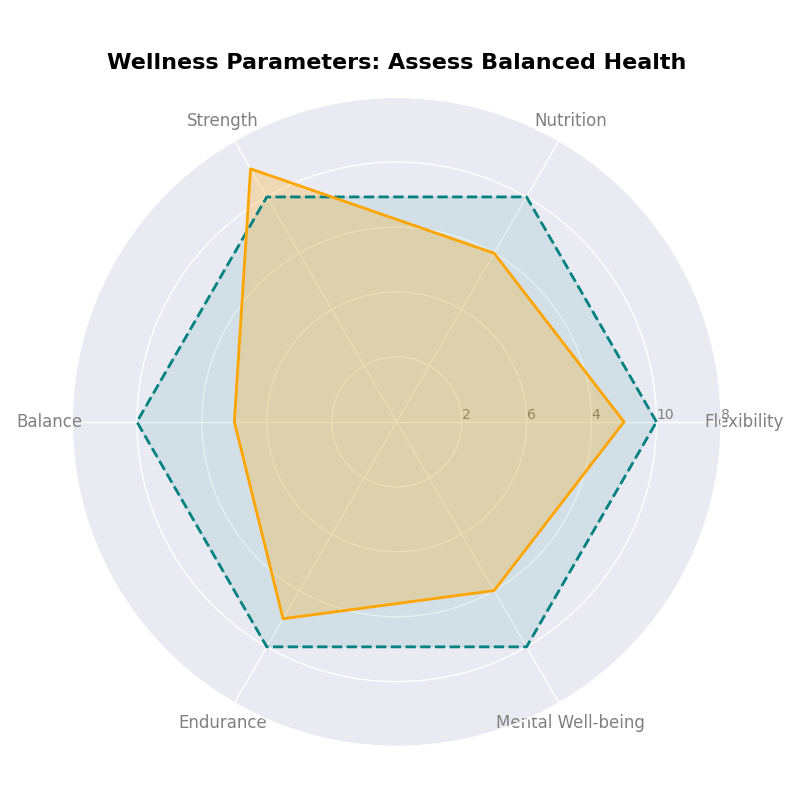

Generate this figure with Python:
import matplotlib.pyplot as plt
import numpy as np

# Define metrics
metrics = ['Flexibility', 'Nutrition', 'Strength', 'Balance', 'Endurance', 'Mental Well-being']

# Example data
ideal_plan = [8, 8, 8, 8, 8, 8]
current_plan = [7, 6, 9, 5, 7, 6]  # Rearranged for a random distribution

num_vars = len(metrics)

angles = np.linspace(0, 2 * np.pi, num_vars, endpoint=False).tolist()

ideal_plan += ideal_plan[:1]
current_plan += current_plan[:1]
angles += angles[:1]

fig, ax = plt.subplots(figsize=(8, 8), subplot_kw=dict(polar=True))

plt.xticks(angles[:-1], metrics, color='grey', size=12)

ax.set_rlabel_position(0)
plt.yticks([2, 4, 6, 8, 10], ["2", "6", "4", "10", "8"], color="grey", size=10)
plt.ylim(0, 10)

ax.plot(angles, ideal_plan, color='teal', linewidth=2, linestyle='dashed')
ax.fill(angles, ideal_plan, color='teal', alpha=0.1)

ax.plot(angles, current_plan, color='orange', linewidth=2, linestyle='solid')
ax.fill(angles, current_plan, color='orange', alpha=0.25)

plt.title("Wellness Parameters: Assess Balanced Health", size=16, color='black', weight='bold', pad=20)

plt.tight_layout()

plt.show()
